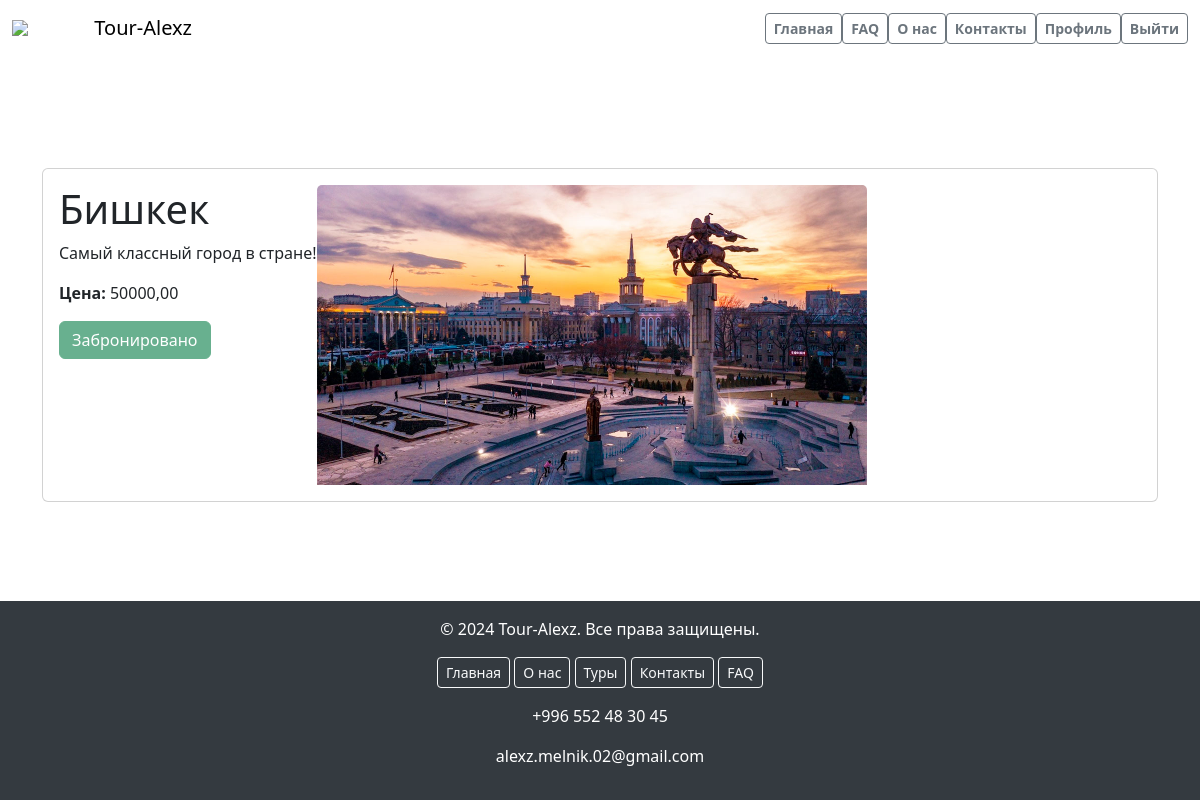
Page /tour_detail/1/ (signed in) on the committed database.
### main/models.py (models this page shows, shortened)
class Tour(models.Model):
    destination = models.ForeignKey(Destination, on_delete=models.CASCADE)
    user = models.ForeignKey(User, on_delete=models.CASCADE)
    price = models.DecimalField(max_digits=10, decimal_places=2)
    image = models.ImageField(upload_to='tour_detail_imаge/')
    available_seats = models.IntegerField(default=50)
    book_data = models.DateField(auto_now_add=True)

class Destination(models.Model):
    name = models.CharField(max_length=50)
    description = models.TextField()
    image = models.ImageField(upload_to='destination/')

class TourImage(models.Model):
    tour = models.ForeignKey(Tour, on_delete=models.CASCADE, related_name='images')
    image = models.ImageField(upload_to='tour_detail_imаge/')

### main/views.py (the view)
# urls.py: path('tour_detail/<int:pk>/', views.tour_detail, name='tour_detail'),
@login_required
def tour_detail(request, pk):
    tour = get_object_or_404(Tour, pk=pk)
    is_booked = False
    if request.user.is_authenticated:
        is_booked = Book_list.objects.filter(user=request.user, tour=tour).exists()
    tour_images = TourImage.objects.filter(tour=tour)
    return render(request, 'main/tour_detail.html', {'tour': tour, 'is_booked': is_booked, 'tour_images': tour_images})

### templates/main/tour_detail.html (shortened to what this page needs)
{% load static %}
<!DOCTYPE html>
<html lang="en">
<head>
    <link href="https://cdn.jsdelivr.net/npm/bootstrap@5.3.3/dist/css/bootstrap.min.css" rel="stylesheet"
>
</head>
<body>
<nav class="navbar navbar-expand-lg navbar-light fixed-top">
    <div class="container-fluid">
        <img src="https://gas-kvas.com/grafic/uploads/posts/2024-01/gas-kvas-com-p-logotip-turagentstva-na-prozrachnom-fone-3.png"
             style="width: 7%">
        <a class="navbar-brand" href="{% url 'tour_list' %}">Tour-Alexz</a>
        <div class="collapse navbar-collapse" id="navbarNav">
            <ul class="navbar-nav ms-auto">
                <li class="nav-item">
                    <a class="btn btn-outline-secondary btn-lg btn-md btn-sm fw-bold" href="{% url 'main' %}">Главная</a>
                </li>
                <li class="nav-item">
                    <a class="btn btn-outline-secondary btn-lg btn-md btn-sm fw-bold" href="{% url 'faq' %}">FAQ</a>
                </li>
                <li class="nav-item">
                    <a class="btn btn-outline-secondary btn-lg btn-md btn-sm fw-bold" href="{% url 'about_us' %}">О
                        нас</a>
                </li>
                <li class="nav-item">
                    <a class="btn btn-outline-secondary btn-lg btn-md btn-sm fw-bold" href="{% url 'contact' %}">Контакты</a>
                </li>
                {% if user.is_authenticated %}
                <li class="nav-item">
                    <a class="btn btn-outline-secondary btn-lg btn-md btn-sm fw-bold"
                       href="{% url 'profile' %}">Профиль</a>
                </li>
                <li class="nav-item">
                    <form method="post" action="{% url 'logout' %}">
                        <button type="submit" class="btn btn-outline-secondary btn-lg btn-md btn-sm fw-bold">Выйти
                        </button>
                    </form>
                </li>
                {% endif %}
            </ul>
        </div>
    </div>
</nav>
<div class="container">
    <br><br><br><br><br><br><br>
    <div class="card">
        <div class="card-body d-flex">
            <div class="card-content">
                <h1 class="card-title"> {{ tour.destination.name }}</h1>
                <p class="card-text">{{ tour.destination.description }}</p>
                <p class="card-text"><strong>Цена:</strong> {{ tour.price }}</p>
                {% if user.is_authenticated %}
                {% if is_booked %}
                <button class="btn btn-success" disabled>Забронировано</button>
                {% endif %}
                {% else %}
                <a href="{% url 'login' %}" class="btn btn-primary">Войти</a>
                <a href="{% url 'register' %}" class="btn btn-primary">Зарегистрироваться</a>
                {% endif %}
            </div>
            <div class="card-image">
                {% for image in tour.images.all %}
                <img src="{{ image.image.url }}" class="card-img-top">
                {% endfor %}
            </div>
        </div>
    </div>
</div>
<footer class="footer mt-auto py-3">
    <div class="container text-center">
        <span>© 2024 Tour-Alexz. Все права защищены.</span>
        <div class="footer-links mt-3">
            <a href="{% url 'main' %}" class="btn btn-outline-light btn-sm">Главная</a>
            <a href="{% url 'about_us' %}" class="btn btn-outline-light btn-sm">О нас</a>
            <a href="{% url 'tour_list' %}" class="btn btn-outline-light btn-sm">Туры</a>
            <a href="{% url 'contact' %}" class="btn btn-outline-light btn-sm">Контакты</a>
            <a href="{% url 'faq' %}" class="btn btn-outline-light btn-sm">FAQ</a>
        </div>
        <div class="footer-icons mt-3">
            <p>+996 552 48 30 45</p>
            <p>alexz.melnik.02@gmail.com</p>
        </div>
    </div>
</footer>
</body>
</html>

### templates/main/tour_detail.html (style rules this page uses)
.navbar { background-color: transparent; transition: background-color 0.5s ease; }
.card-img-top { height: 300px; object-fit: cover; }
html, body { height: 100%; margin: 0; }
body { display: flex; flex-direction: column; }
.container { flex: 1; }
.footer { background-color: #343a40; color: white; text-align: center; padding: 20px 0; }

### rows in the picture
Tour: destination.name "Бишкек", destination.description "Самый классный город в стране!", price "50000,00"
TourImage: image (picture)
